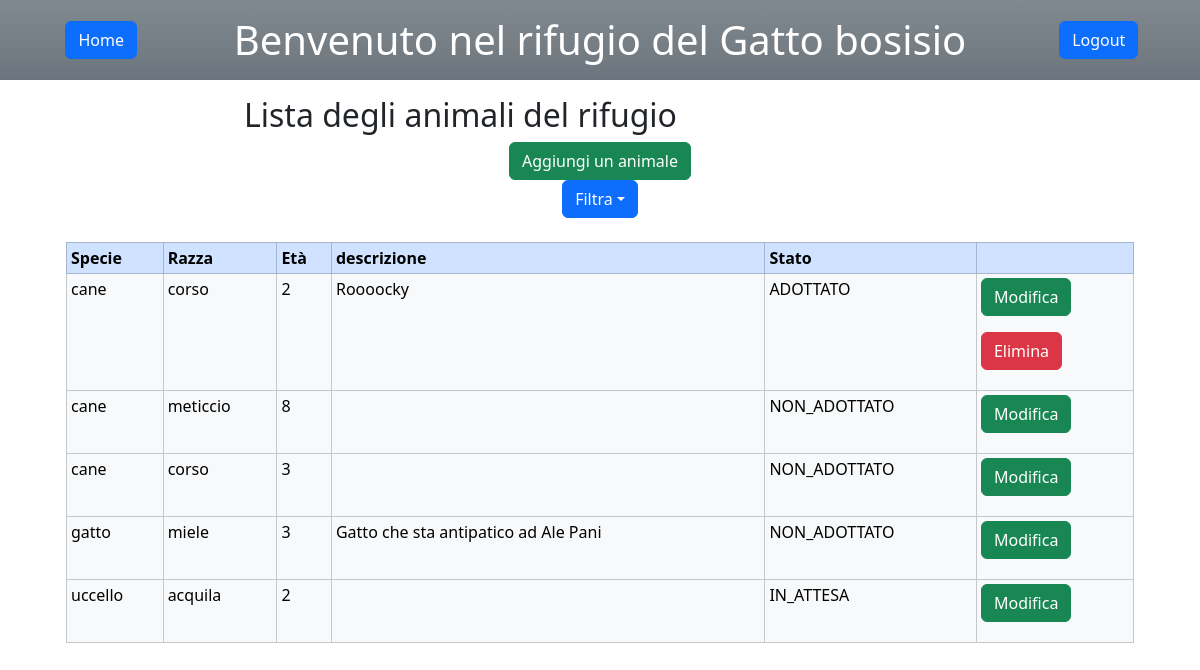
Page /gestione_animali/ (signed in) on the earlier database version.
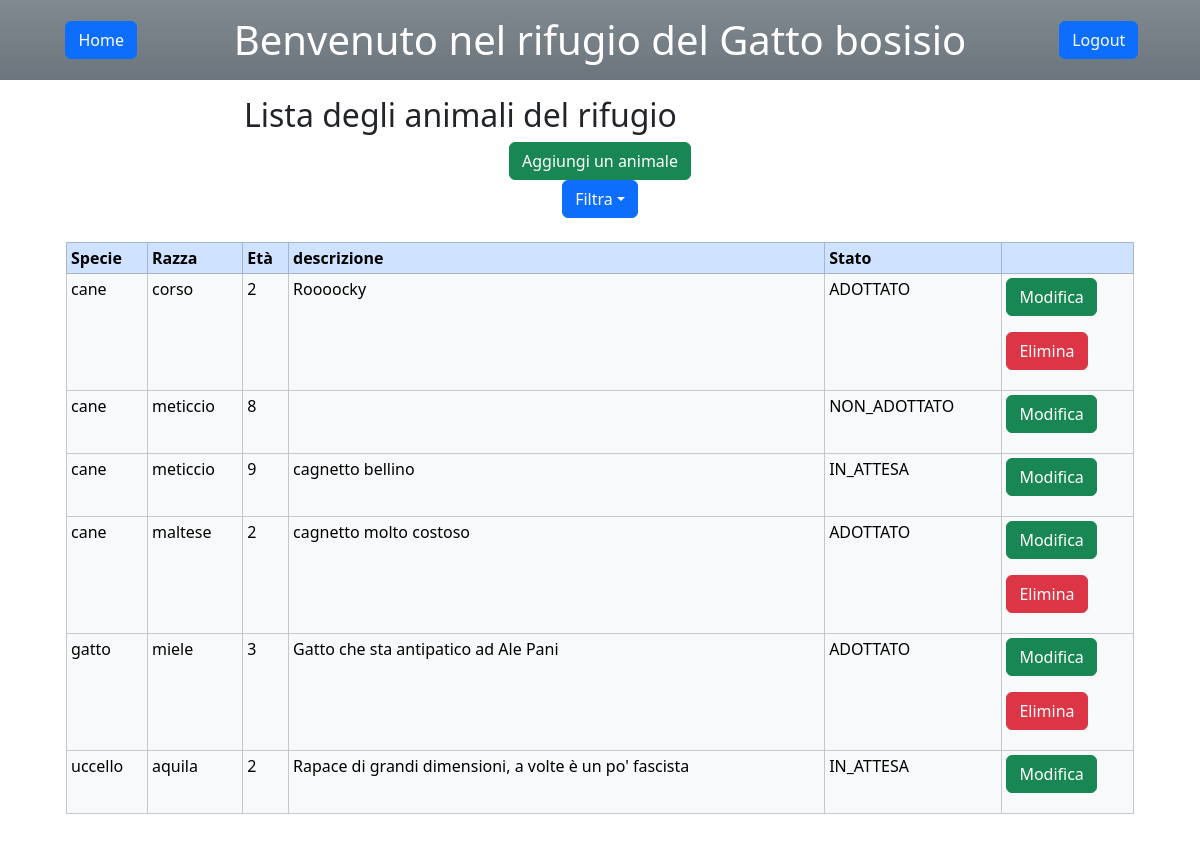
Same page on the later database version.
### rifugioAnimali/models.py (models this page shows, shortened)
class Animale(models.Model):
    specie = models.CharField(max_length = 32,blank=False,null=False,validators=[validate_nonempty_string])
    razza = models.CharField(max_length = 32,blank=False,null=False,validators=[validate_nonempty_string])
    eta = models.IntegerField(default = 0,blank=False,null=False,validators=[MinValueValidator(0)])
    descrizione = models.CharField(max_length = 128,blank=True)
    stato = models.CharField(max_length=32,choices=[(choice.name,choice.value) for choice in StatoAdozione],default=StatoAdozione.NON_ADOTTATO.value,blank=False,null=False,validators=[validate_nonempty_string])

### rifugioAnimali/views.py (the view)
# urls.py: path("gestione_animali/",views.gestione_animali,name="gestione_animali"),
@login_required(login_url='login')
def gestione_animali(request):
    if(not(request.user.is_staff)):
        return redirect('home')
    lista_animali = Animale.objects.order_by("specie")
    lista_filtrata = AnimaleAdminFilter(request.GET, queryset=lista_animali)
    template = loader.get_template("rifugioAnimali/gestione_animali.html")
    context = {
        "lista_animali" : lista_animali,
        "lista_filtrata" : lista_filtrata,
    }
    return HttpResponse(template.render(context,request))

### rifugioAnimali/templates/rifugioAnimali/gestione_animali.html (shortened to what this page needs)
<head>
    {% load static %}
    {% load bootstrap5 %}
    {% bootstrap_css %}
</head>
<body>
  <header class="bg-secondary bg-gradient text-white">
    <div class=" container text-center">
      <div class="row align-items-center">
        <div class="col">
          <a href="#" role="button" class="btn btn-primary m-3" onclick="location.href= '/home_admin' " id = "home">Home</a>
        </div>
        <div class="col-9">
          <h1 class="text-center m-3">Benvenuto nel rifugio del Gatto bosisio</h1>
        </div>
        <div class="col justify-content-right">
          <a class="end-0 btn btn-primary" href="/logout" role="button">Logout</a>
        </div>
      </div>
    </div>
  </header>
  <div class="container mt-3 text-center">
    <div class="row align-items-center">
      <div class="col">
      <div class="col-9 text-center">
        <h2 class="">Lista degli animali del rifugio</h2>
      </div>
      <div class="col">
        <a href="#" role="button" class="btn btn-success" onclick="location.href= '/aggiungi_animale' " id="aggiungi">Aggiungi un animale</a>
      </div>
    </div>
  </div>
  <div class="align-items-center btn-group">
    <button type="button" class="btn btn-primary dropdown-toggle" data-bs-toggle="dropdown" aria-expanded="false" id="filtra">Filtra</button>
  </div>
  {% if lista_animali %}
    <div class="p-4">
      <table class="table table-bordered table-sm table-responsive">
        <thead>
          <tr class="table-primary">
              <th>Specie</th>
              <th>Razza</th>
              <th>Età</th>
              <th>descrizione</th>
              <th>Stato</th>
              <th> </th>
          </tr>
        </thead>
        <tbody>
          {% for animali in lista_filtrata.qs %}
            <tr class="table-light">
              <td>{{ animali.specie }}</td>
              <td>{{ animali.razza }}</td>
              <td>{{ animali.eta }}</td>
              <td>{{ animali.descrizione }}</td>
              <td>{{ animali.stato }}</td>
              <td>
                <form method="post" action="{% url 'modifica_animale'%}">
                  <input type="submit" class="btn btn-success" value="Modifica" id="mod_{{animali.id}}">
                </form>
                {%if animali.stato == "ADOTTATO"%}
                <form method="post" action="{% url 'elimina_animale'%}">
                  <input type="submit" class="btn btn-danger" value="Elimina" id="elim_{{animali.id}}">
                </form>
                {% endif %}
              </td>
            </tr>
          {% endfor %}
        </tbody>
      </table>
    </div>
  {% endif %}
</body>

Differences in the rows shown:
removed Animale: specie "cane", razza "corso", eta "3", stato "NON_ADOTTATO"
added Animale: specie "cane", razza "meticcio", eta "9", descrizione "cagnetto bellino", stato "IN_ATTESA"
added Animale: specie "cane", razza "maltese", eta "2", descrizione "cagnetto molto costoso", stato "ADOTTATO"
changed Animale "gatto": stato "NON_ADOTTATO" → "ADOTTATO"; value (not shown) → "Elimina"
changed Animale "uccello": razza "acquila" → "aquila"; descrizione (not shown) → "Rapace di grandi dimensioni, a volte è un po' fascista"
